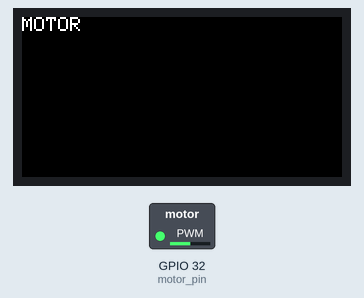
The sketch below on a simulated ESP32. On the bench: 160×80 colour display, switched loads named in the sketch (green lamp = pin HIGH). Dashed ring = blinking.

Above: at 0.2 s.
Timing chart, 0 to 130.0 s (numbered marks = the images above):
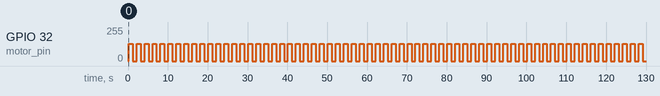

The sketch:

M5StickC_VIBRATOR.ino
```cpp
/*
    Description: Adjust the speed of VIBRATOR Unit through PWM.
*/
#include <M5StickC.h>

const int motor_pin = 32;
int freq = 10000;
int ledChannel = 0;
int resolution = 10;
void setup() {
  // put your setup code here, to run once:
  M5.begin();
  M5.Lcd.setRotation(3);
  M5.Lcd.setTextSize(1);
  M5.Lcd.println("MOTOR");
  ledcSetup(ledChannel, freq, resolution);
  ledcAttachPin(motor_pin, ledChannel);

}

void loop() {
  // put your main code here, to run repeatedly:
    ledcWrite(ledChannel, 512);
    delay(1000);
    ledcWrite(ledChannel, 0);
    delay(1000);
}
```

Measured:
- by itself, GPIO 32 (motor_pin): alternates 128/255 for 1.0 s and 0/255 for 1.0 s
